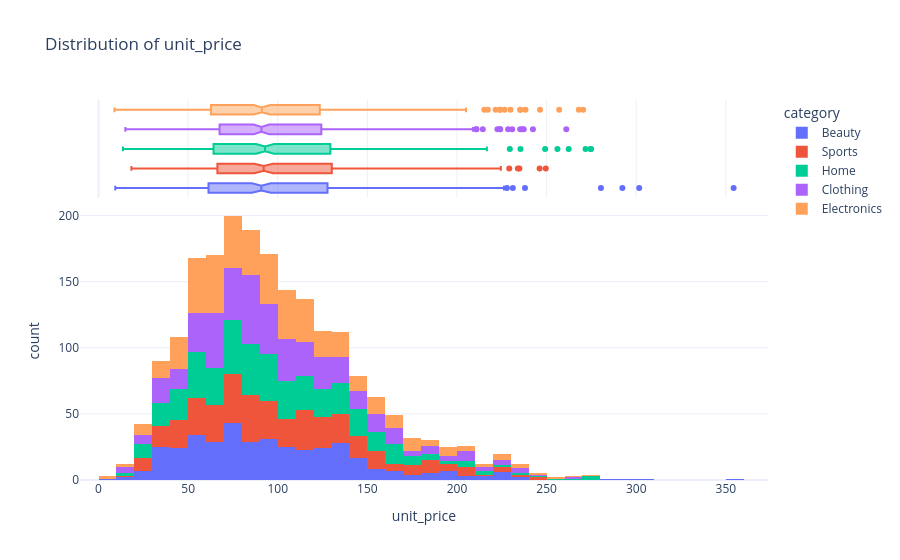

This figure's notebook cell:
### Markdown cell above
## 6. Distributions & relationships

### Code cell
plots.histogram(df, 'unit_price', color='category')

### Figure 1 — Plotly figure (JSON) as saved in the notebook; plotly's stock layout.template omitted (floating-point values rounded to 4 significant figures; data arrays with more than 128 entries replaced by an {"elided": "..."} marker saying what was removed)
{"data": [{"bingroup": "x", "hovertemplate": "category=Beauty<br>unit_price=%{x}<br>count=%{y}<extra></extra>", "legendgroup": "Beauty", "marker": {"color": "#636efa", "pattern": {"shape": ""}}, "name": "Beauty", "nbinsx": 40, "orientation": "v", "showlegend": true, "type": "histogram", "x": {"elided": "391 float values"}, "xaxis": "x", "yaxis": "y"}, {"hovertemplate": "category=Beauty<br>unit_price=%{x}<extra></extra>", "legendgroup": "Beauty", "marker": {"color": "#636efa"}, "name": "Beauty", "notched": true, "showlegend": false, "type": "box", "x": {"elided": "391 float values"}, "xaxis": "x2", "yaxis": "y2"}, {"bingroup": "x", "hovertemplate": "category=Sports<br>unit_price=%{x}<br>count=%{y}<extra></extra>", "legendgroup": "Sports", "marker": {"color": "#EF553B", "pattern": {"shape": ""}}, "name": "Sports", "nbinsx": 40, "orientation": "v", "showlegend": true, "type": "histogram", "x": {"elided": "375 float values"}, "xaxis": "x", "yaxis": "y"}, {"hovertemplate": "category=Sports<br>unit_price=%{x}<extra></extra>", "legendgroup": "Sports", "marker": {"color": "#EF553B"}, "name": "Sports", "notched": true, "showlegend": false, "type": "box", "x": {"elided": "375 float values"}, "xaxis": "x2", "yaxis": "y2"}, {"bingroup": "x", "hovertemplate": "category=Home<br>unit_price=%{x}<br>count=%{y}<extra></extra>", "legendgroup": "Home", "marker": {"color": "#00cc96", "pattern": {"shape": ""}}, "name": "Home", "nbinsx": 40, "orientation": "v", "showlegend": true, "type": "histogram", "x": {"elided": "409 float values"}, "xaxis": "x", "yaxis": "y"}, {"hovertemplate": "category=Home<br>unit_price=%{x}<extra></extra>", "legendgroup": "Home", "marker": {"color": "#00cc96"}, "name": "Home", "notched": true, "showlegend": false, "type": "box", "x": {"elided": "409 float values"}, "xaxis": "x2", "yaxis": "y2"}, {"bingroup": "x", "hovertemplate": "category=Clothing<br>unit_price=%{x}<br>count=%{y}<extra></extra>", "legendgroup": "Clothing", "marker": {"color": "#ab63fa", "pattern": {"shape": ""}}, "name": "Clothing", "nbinsx": 40, "orientation": "v", "showlegend": true, "type": "histogram", "x": {"elided": "420 float values"}, "xaxis": "x", "yaxis": "y"}, {"hovertemplate": "category=Clothing<br>unit_price=%{x}<extra></extra>", "legendgroup": "Clothing", "marker": {"color": "#ab63fa"}, "name": "Clothing", "notched": true, "showlegend": false, "type": "box", "x": {"elided": "420 float values"}, "xaxis": "x2", "yaxis": "y2"}, {"bingroup": "x", "hovertemplate": "category=Electronics<br>unit_price=%{x}<br>count=%{y}<extra></extra>", "legendgroup": "Electronics", "marker": {"color": "#FFA15A", "pattern": {"shape": ""}}, "name": "Electronics", "nbinsx": 40, "orientation": "v", "showlegend": true, "type": "histogram", "x": {"elided": "430 float values"}, "xaxis": "x", "yaxis": "y"}, {"hovertemplate": "category=Electronics<br>unit_price=%{x}<extra></extra>", "legendgroup": "Electronics", "marker": {"color": "#FFA15A"}, "name": "Electronics", "notched": true, "showlegend": false, "type": "box", "x": {"elided": "430 float values"}, "xaxis": "x2", "yaxis": "y2"}], "layout": {"barmode": "relative", "legend": {"title": {"text": "category"}, "tracegroupgap": 0}, "title": {"text": "Distribution of unit_price"}, "xaxis": {"anchor": "y", "domain": [0.0, 1.0], "title": {"text": "unit_price"}}, "xaxis2": {"anchor": "y2", "domain": [0.0, 1.0], "matches": "x", "showgrid": true, "showticklabels": false}, "yaxis": {"anchor": "x", "domain": [0.0, 0.7326], "title": {"text": "count"}}, "yaxis2": {"anchor": "x2", "domain": [0.7426, 1.0], "matches": "y2", "showgrid": false, "showline": false, "showticklabels": false, "ticks": ""}}}
